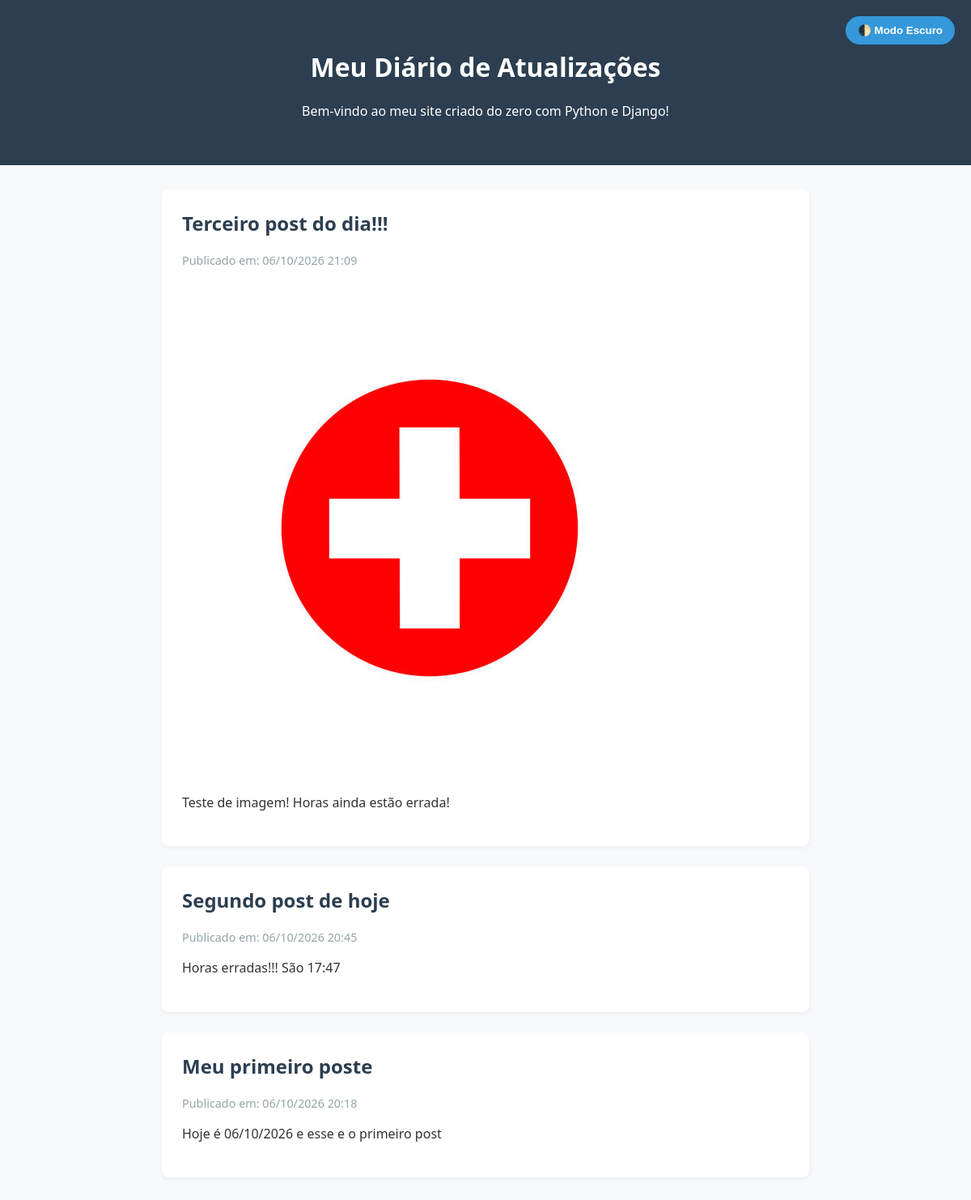
The page / on the database its author committed.
### core/models.py (models this page shows, shortened)
class Post(models.Model):
    titulo = models.CharField(max_length=200)
    conteudo = models.TextField()
    imagem = models.ImageField(upload_to='post_fotos/', null=True, blank=True)
    data_criacao = models.DateTimeField(default=timezone.now)

### core/views.py (the view)
# urls.py: path('', views.pagina_inicial, name='home'),
def pagina_inicial(request):
    posts = Post.objects.all().order_by('-data_criacao')
    return render(request, 'core/index.html', {'posts': posts})

### core/templates/core/index.html (shortened to what this page needs)
<!DOCTYPE html>
<html lang="pt-BR">
<head>
</head>
<body>
    <header>
        <button class="btn-theme" id="themeToggle">🌓 Modo Escuro</button>
        <h1>Meu Diário de Atualizações</h1>
        <p>Bem-vindo ao meu site criado do zero com Python e Django!</p>
    </header>
    <div class="container">
        {% for post in posts %}
            <div class="post">
                <h2>{{ post.titulo }}</h2>
                <div class="data">Publicado em: {{ post.data_criacao|date:"d/m/Y H:i" }}</div>
                {% if post.imagem %}
    <div style="margin-bottom: 15px;">
        <img src="{{ post.imagem.url }}" alt="{{ post.titulo }}" style="max-width: 100%; height: auto; border-radius: 6px;">
    </div>
{% endif %}
                <div class="post-conteudo">
                    {{ post.conteudo|linebreaks }}
                </div>
            </div>
        {% empty %}
            <p>Ainda não há nenhuma publicação por aqui. Acesse o painel e crie a primeira!</p>
        {% endfor %}
    </div>
</body>
</html>

### core/templates/core/index.html (style rules this page uses)
:root { --bg-body: #f8f9fa; --bg-card: white; --bg-header: #2c3e50; --text-main: #333; --text-title: #2c3e50; --text-date: #95a5a6; --shadow: rgba(0,0,0,0.05); }
body { font-family: 'Segoe UI', Arial, sans-serif; background-color: var(--bg-body); margin: 0; padding: 0; color: var(--text-main); transition: background-color 0.3s, color 0.3s; }
header { background-color: var(--bg-header); color: white; padding: 40px 20px; text-align: center; position: relative; transition: background-color 0.3s; }
.container { max-width: 800px; margin: 30px auto; padding: 0 20px; }
.post { background: var(--bg-card); padding: 25px; border-radius: 8px; box-shadow: 0 2px 5px var(--shadow); margin-bottom: 25px; transition: background-color 0.3s, box-shadow 0.3s; }
.post h2 { margin-top: 0; color: var(--text-title); }
.data { color: var(--text-date); font-size: 0.9em; margin-bottom: 15px; }
.post-conteudo { line-height: 1.6; }
.btn-theme { position: absolute; top: 20px; right: 20px; background-color: #3498db; color: white; border: none; padding: 10px 15px; border-radius: 20px; cursor: pointer; font-weight: bold; transition: 0.2s; }

### rows shown on the page
Post: titulo "Terceiro post do dia!!!", data_criacao "06/10/2026 21:09", imagem (picture), conteudo "Teste de imagem! Horas ainda estão errada!"
Post: titulo "Segundo post de hoje", data_criacao "06/10/2026 20:45", conteudo "Horas erradas!!! São 17:47"
Post: titulo "Meu primeiro poste", data_criacao "06/10/2026 20:18", conteudo "Hoje é 06/10/2026 e esse e o primeiro post"
